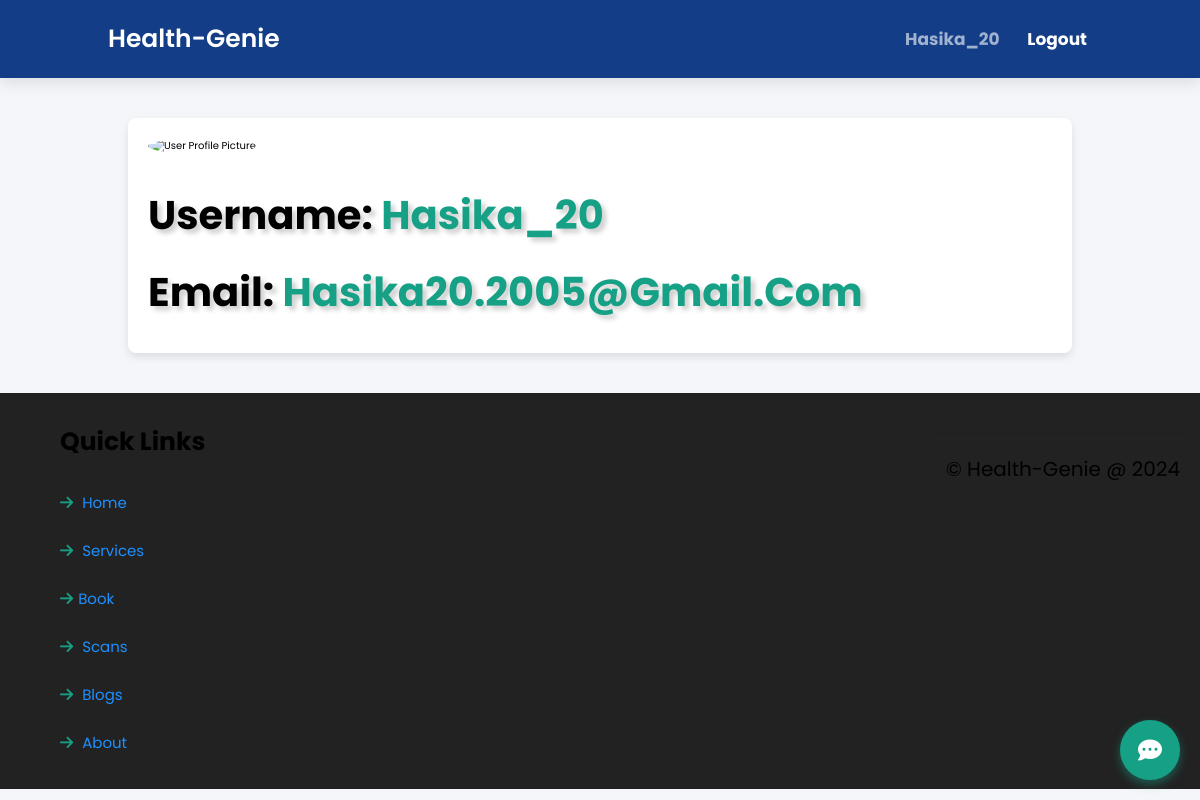
The app's page /profile (signed in), older data.
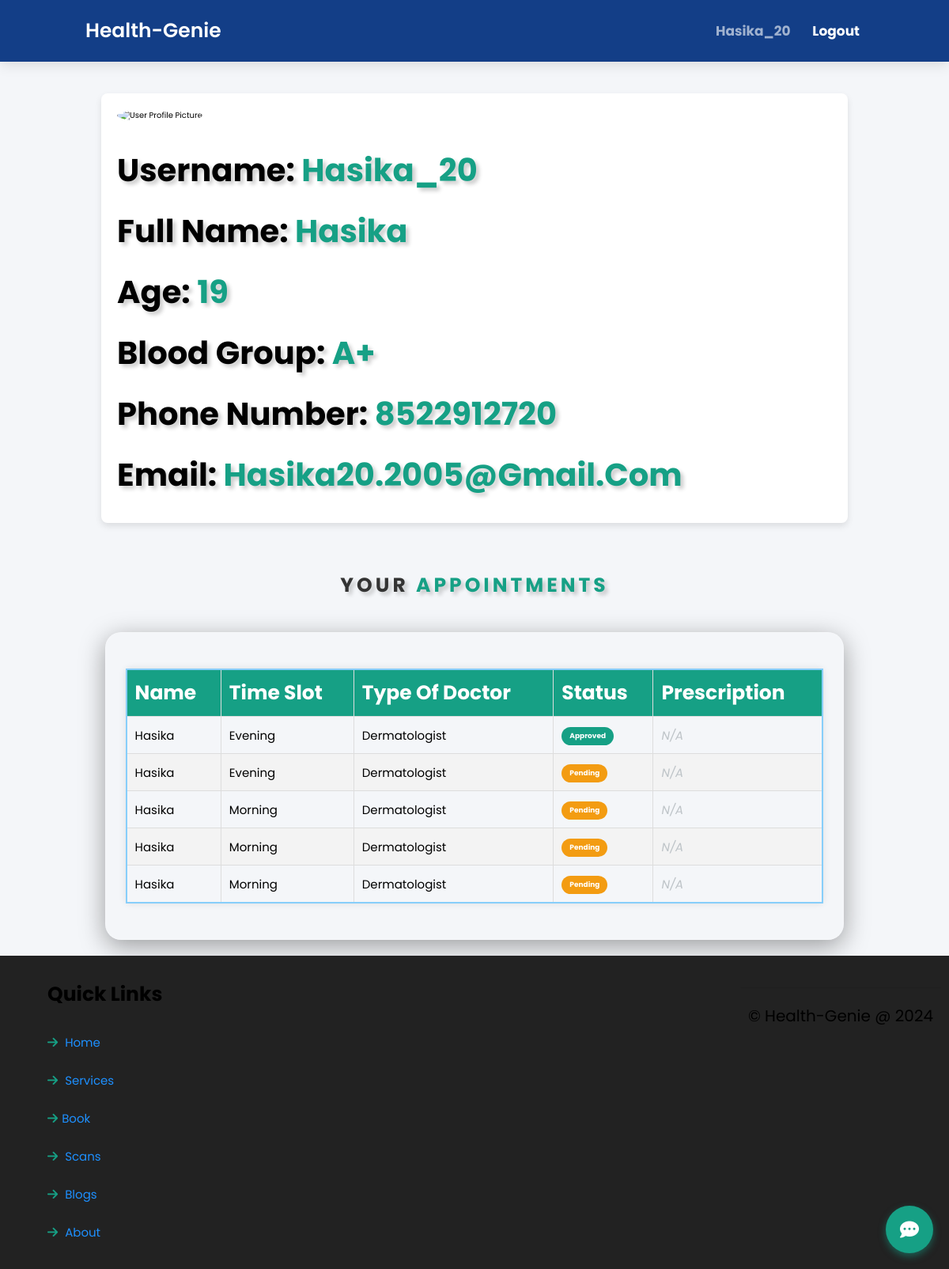
The same page, newer data.
### app.py (models this page shows)
class User(db.Model):
    id = db.Column(db.Integer, primary_key=True)
    username = db.Column(db.String(80), unique=True, nullable=False)
    email = db.Column(db.String(120), nullable=False)
    password = db.Column(db.String(120), nullable=False)
    type_of_doctor = db.Column(db.String(50))

class Appointment(db.Model):
    id = db.Column(db.Integer, primary_key=True)
    name = db.Column(db.String(80), nullable=False)
    age = db.Column(db.Integer, nullable=False)
    blood_group = db.Column(db.String(10), nullable=False)
    time_slot = db.Column(db.String(50), nullable=False)
    phone_number = db.Column(db.String(15), nullable=False)
    email = db.Column(db.String(120), nullable=False)
    type_of_doctor = db.Column(db.String(50))
    status = db.Column(db.String(20), default='Pending')
    prescription_file = db.Column(db.String(255))
    user_id = db.Column(db.Integer, db.ForeignKey('user.id'), nullable=False)
    user = db.relationship('User', backref=db.backref('appointments', lazy=True))

### app.py (the view)
@app.route('/profile', methods=['GET', 'POST'])
def profile():
    username = None
    if 'user_id' in session:
        user = User.query.get(session['user_id'])
        username = user.username
        Email = user.email
        user_appointments = user.appointments
        return render_template('patient-profile.html', username=username,Email=Email, user_appointments=user_appointments)
    return render_template('index')

### templates/patient-profile.html (shortened to what this page needs)
<!DOCTYPE html>
<html lang="en">
  <head>
    <link
      rel="stylesheet"
      href="https://cdnjs.cloudflare.com/ajax/libs/font-awesome/6.5.1/css/all.min.css"
    />
    <link rel="stylesheet" href="./static/css/style.css" />
  </head>
  <body>
    <header class="header">
      <a href="{{url_for('index')}}" class="logo" style="color: white;"
        >Health-Genie</a
      >
      <nav class="navbar">
        {% if username %}
        <a href="#" class="disabled">{{username}}</a>
        <a href="{{url_for('logout')}}">Logout</a>
        {% else %}
        <a href="{{url_for('login')}}">Login</a>
        {% endif %}
      </nav>
    </header>
    <section class="about" id="about">
      <h1 class="heading">User <span>Profile</span></h1>
      <div class="row">
        <div class="image">
          <img
            src="https://cdn3d.iconscout.com/3d/premium/thumb/user-3711850-3105265.png?f=webp"
            alt="User profile picture"
          />
        </div>
        <div class="content">
          <h3>Username: <span>{{username}}</span></h3>
          {% if user_appointments %} {% for appointment in user_appointments %}
          {% if loop.first %}
          <h3>Full Name: <span>{{appointment.name}}</span></h3>
          <h3>Age: <span>{{appointment.age}}</span></h3>
          <h3>Blood Group: <span>{{appointment.blood_group}}</span></h3>
          <h3>Phone Number: <span>{{appointment.phone_number}}</span></h3>
          <h3>Email: <span>{{appointment.email}}</span></h3>
          {% endif %} {% endfor %} {% else %}
          <h3>Email: <span>{{Email}}</span></h3>
          {% endif %}
        </div>
      </div>
    </section>
    {% if user_appointments %}
    <h1 class="heading">Your <span>Appointments</span></h1>
    <section class="book" id="book">
      <div class="glass-row-book">
        <table class="styled-table">
          <thead>
            <tr>
              <th>Name</th>
              <th>Time Slot</th>
              <th>Type of Doctor</th>
              <th>Status</th>
              <th>Prescription</th>
            </tr>
          </thead>
          <tbody>
            {% for appointment in user_appointments %}
            <tr>
              <td>{{ appointment.name }}</td>
              <td>{{ appointment.time_slot }}</td>
              <td>{{ appointment.type_of_doctor }}</td>
              <td>
                <span class="status-badge {{ appointment.status | lower }}">
                  {{ appointment.status }}
                </span>
              </td>
              <td>
                {% if appointment.status == 'Prescribed' %}
                <a
                  href="{{ url_for('view_prescription_patient', appointment_id=appointment.id) }}"
                  target="_blank"
                  class="btn-view"
                  >View Prescription</a
                >
                {% else %}
                <span class="not-available">N/A</span>
                {% endif %}
              </td>
            </tr>
            {% endfor %}
          </tbody>
        </table>
      </div>
    </section>
    {% endif %}
    <button class="chatbot-button" id="chatbot-toggle">
      <i class="fas fa-comment-dots"></i>
    </button>
    <section class="footer">
      <div class="box-container">
        <div class="box" style="margin-left: 50px;">
          <h3>quick links</h3>
          <a href="{{url_for('index')}}#home"
            ><i class="fa-solid fa-arrow-right"></i> home</a
          >
          <a href="{{url_for('index')}}#services"
            ><i class="fa-solid fa-arrow-right"></i> services</a
          >
          <a href="{{url_for('index')}}#book"
            ><i class="fa-solid fa-arrow-right"></i>book</a
          >
          <a href="{{url_for('index')}}#scans"
            ><i class="fa-solid fa-arrow-right"></i> scans</a
          >
          <a href="{{url_for('index')}}#blogs"
            ><i class="fa-solid fa-arrow-right"></i> blogs</a
          >
          <a href="{{url_for('index')}}#about"
            ><i class="fa-solid fa-arrow-right"></i> about</a
          >
        </div>
      <div class="credit">&copy; Health-Genie @ 2024</div>
    </section>
  </body>
</html>

### static/css/style.css (style rules this page uses)
a.disabled { pointer-events: none; cursor: default; }
body { background-size: cover; background-position: center; }
:root { --green: #16a085; --black: #000000; --light-color: #ececec; --box-shadow: 0.5rem 0.5rem 0.5rem rgba(135, 206, 250, 0.2); --text-shadow: 0.4rem 0.4rem 0.5rem rgba(0, 0, 0, 0.2); --border: 0.2rem solid rgba(135, 206, 250, 1); }
* { padding: 0; margin: 0; box-sizing: border-box; font-family: "Poppins", sans-serif; text-transform: capitalize; outline: none; border: none; transition: all 0.2s ease-out; text-decoration: none; }
html { font-size: 62.5%; overflow-x: hidden; scroll-padding-top: 7rem; scroll-behavior: smooth; }
section { padding: 2rem 9%; }
.header { padding: 2rem 9%; position: fixed; top: 0; left: 0; right: 0; z-index: 1000; box-shadow: 0 0.5rem 1.5rem rgba(0, 0, 0, 0.1); display: flex; align-items: center; justify-content: space-between; background: rgb(19, 62, 135); }
.header .logo { font-size: 2.5rem; color: #fff; font-weight: 600; }
.logo { font-size: 2.5rem; color: white; font-weight: 600; }
.header .navbar a { font-size: 1.7rem; color: white; margin-left: 2rem; font-weight: 700; }
.heading { text-align: center; padding-bottom: 2rem; text-shadow: var(--text-shadow); text-transform: uppercase; color: var(--black); font-size: 5rem; letter-spacing: 0.4rem; }
.heading span { text-transform: uppercase; color: var(--green); }
.about .row { display: flex; align-items: center; flex-wrap: wrap; gap: 2rem; }
.about .row .image { flex: 1 1 45rem; }
.about .row .image img { width: 100%; }
.about .row .content { flex: 1 1 45rem; }
.about .row .content h3 { color: var(--black); text-shadow: var(--text-shadow); font-size: 4rem; line-height: 1.8; }
.footer { background-color: #f0f8ff; padding: 2rem 0; }
.footer .box-container { display: grid; gap: 2rem; grid-template-columns: repeat(auto-fit, minmax(22rem, 1fr)); }
.footer .box-container .box h3 { font-size: 2.5rem; color: #000000; padding: 1rem 0; }
.footer .box-container .box a { font-size: 1.5rem; color: #1e90ff; padding: 1rem 0; display: block; }
.footer .box-container .box a i { padding-right: 0.5rem; color: #16a085; }
.footer .credit { padding: 1rem; padding-top: 2rem; margin-top: 2rem; text-align: center; font-size: 2rem; color: #000000; border-top: 0.1rem solid rgba(0, 0, 0, 0.1); }
table { width: 100%; justify-content: space-between; border: var(--border); padding: 20px; border-radius: 0.5rem; }
table td { font-size: 1.5rem; color: var(--black); }
table th { font-size: 2.5rem; color: var(--black); }
.glass-row-book { border-radius: 20px; border: 1px solid rgba(255, 255, 255, 0.18); box-shadow: 0 8px 32px 0 rgba(0, 0, 0, 0.37); text-align: center; padding: 2.5rem; margin: auto; width: 95%; }

Row changes from the older to the newer data that the page shows:
shown differently, row unchanged: User "Hasika_20": email "Hasika20.2005@gmail.com" → (not shown)
added Appointment: name "Hasika", age "19", blood_group "A+", phone_number "8522912720", email "Hasika20.2005@gmail.com", time_slot "Evening", type_of_doctor "Dermatologist", status "Approved", shows "N/A"
added Appointment: name "Hasika", time_slot "Evening", type_of_doctor "Dermatologist", status "Pending", shows "N/A", shown under "YOUR APPOINTMENTS"
added Appointment: name "Hasika", time_slot "Morning", type_of_doctor "Dermatologist", status "Pending", shows "N/A", shown under "YOUR APPOINTMENTS"
added Appointment: name "Hasika", time_slot "Morning", type_of_doctor "Dermatologist", status "Pending", shows "N/A", shown under "YOUR APPOINTMENTS"
added Appointment: name "Hasika", time_slot "Morning", type_of_doctor "Dermatologist", status "Pending", shows "N/A", shown under "YOUR APPOINTMENTS"
Text that changed along with them:
text no longer shown: "Email:"
text now shown: "YOUR APPOINTMENTS Name Time Slot Type Of Doctor Status Prescription"
